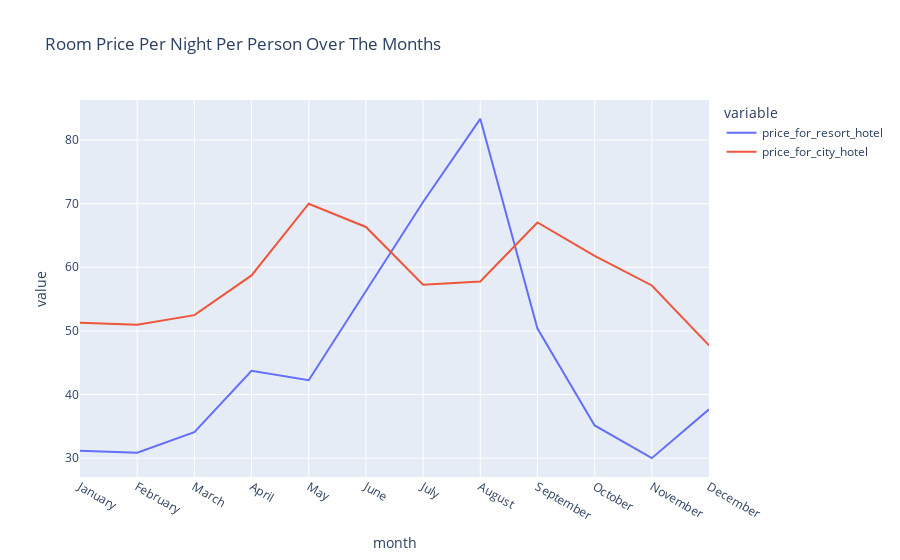

The cell this chart's notebook holds for it:
### Code cell
# create two-line chart with x as month, and y as mean adr for each month for two different type of hotel
px.line(final_udp,
       x = "month",
       y = ["price_for_resort_hotel", "price_for_city_hotel"],
       title = "Room Price Per Night Per Person Over The Months")

### Figure 1 — Plotly figure (JSON) as saved in the notebook; plotly's stock layout.template omitted (floating-point values rounded to 4 significant figures)
{"data": [{"hovertemplate": "variable=price_for_resort_hotel<br>month=%{x}<br>value=%{y}<extra></extra>", "legendgroup": "price_for_resort_hotel", "line": {"color": "#636efa", "dash": "solid"}, "marker": {"symbol": "circle"}, "mode": "lines", "name": "price_for_resort_hotel", "orientation": "v", "showlegend": true, "type": "scatter", "x": ["January", "February", "March", "April", "May", "June", "July", "August", "September", "October", "November", "December"], "xaxis": "x", "y": [31.17, 30.85, 34.1, 43.73, 42.25, 56.35, 70.26, 83.32, 50.37, 35.14, 30.0, 37.67], "yaxis": "y"}, {"hovertemplate": "variable=price_for_city_hotel<br>month=%{x}<br>value=%{y}<extra></extra>", "legendgroup": "price_for_city_hotel", "line": {"color": "#EF553B", "dash": "solid"}, "marker": {"symbol": "circle"}, "mode": "lines", "name": "price_for_city_hotel", "orientation": "v", "showlegend": true, "type": "scatter", "x": ["January", "February", "March", "April", "May", "June", "July", "August", "September", "October", "November", "December"], "xaxis": "x", "y": [51.28, 50.95, 52.48, 58.72, 69.99, 66.34, 57.26, 57.77, 67.04, 61.8, 57.14, 47.72], "yaxis": "y"}], "layout": {"legend": {"title": {"text": "variable"}, "tracegroupgap": 0}, "title": {"text": "Room Price Per Night Per Person Over The Months"}, "xaxis": {"anchor": "y", "domain": [0, 1], "title": {"text": "month"}}, "yaxis": {"anchor": "x", "domain": [0, 1], "title": {"text": "value"}}}}
